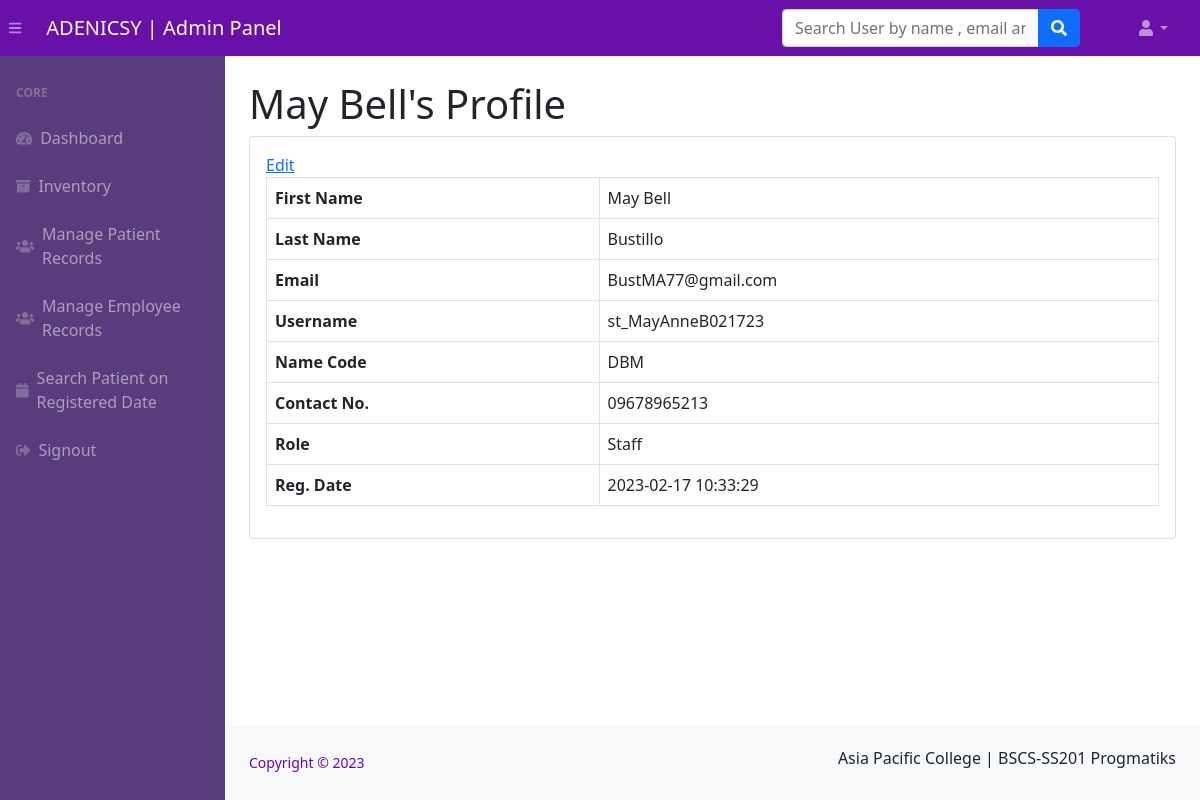
Screenshot of /admin/employee-user-profile.php?uid=3 (signed in) with the database file from the repository.
### tables this page shows
CREATE TABLE `employee` (
  `id` int(11) NOT NULL,
  `fname` varchar(255) NOT NULL,
  `lname` varchar(255) NOT NULL,
  `email` varchar(255) NOT NULL,
  `username` varchar(255) NOT NULL,
  `password` varchar(255) NOT NULL,
  `contactno` varchar(255) DEFAULT NULL,
  `PRC_ID` int(7) DEFAULT NULL,
  `empRole` varchar(255) NOT NULL,
  `namecode` varchar(15) NOT NULL,
  `timeCreated` timestamp NOT NULL DEFAULT current_timestamp()
);

### admin/employee-user-profile.php (the view, shortened to what this page needs)
<?php session_start();
include_once('../includes/config.php');
if (strlen($_SESSION['adminid'] == 0)) {
    header('location:logout.php');
} else {
?>
    <!DOCTYPE html>
    <html lang="en">
    <head>
        <link href="https://cdn.jsdelivr.net/npm/simple-datatables@latest/dist/style.css" rel="stylesheet" />
        <link href="../css/styles.css" rel="stylesheet" />
    </head>
    <body class="sb-nav-fixed">
        <?php include_once('includes/navbar.php'); ?>
        <div id="layoutSidenav">
            <?php include_once('includes/sidebar.php'); ?>
            <div id="layoutSidenav_content">
                <main>
                    <div class="container-fluid px-4">
                        <?php
                        $userid = $_GET['uid'];
                        $query = mysqli_query($con, "select * from employee where id='$userid'");
                        while ($result = mysqli_fetch_array($query)) { ?>
                            <h1 class="mt-4"><?php echo $result['fname']; ?>'s Profile</h1>
                            <div class="card mb-4">
                                <div class="card-body">
                                    <a href="edit-employee-profile.php?uid=<?php echo $result['id']; ?>">Edit</a>
                                    <table class="table table-bordered">
                                        <tr>
                                            <th>First Name</th>
                                            <td><?php echo $result['fname']; ?></td>
                                        </tr>
                                        <tr>
                                            <th>Last Name</th>
                                            <td><?php echo $result['lname']; ?></td>
                                        </tr>
                                        <tr>
                                            <th>Email</th>
                                            <td colspan="3"><?php echo $result['email']; ?></td>
                                        </tr>
                                        <tr>
                                            <th>Username</th>
                                            <td colspan="3"><?php echo $result['username']; ?></td>
                                        </tr>
                                        <tr>
                                            <th>Name Code</th>
                                            <td colspan="3"><?php echo $result['namecode']; ?></td>
                                        </tr>
                                        <tr>
                                            <th>Contact No.</th>
                                            <td colspan="3"><?php echo $result['contactno']; ?></td>
                                        </tr>
                                        <tr>
                                            <th>Role</th>
                                            <td colspan="3"><?php echo $result['empRole']; ?></td>
                                        </tr>
                                        <tr>
                                            <th>Reg. Date</th>
                                            <td colspan="3"><?php echo $result['timeCreated']; ?></td>
                                        </tr>
                                    </table>
                                </div>
                            </div>
                        <?php } ?>
                    </div>
                </main>
                <?php include('../includes/footer.php'); ?>
            </div>
        </div>
    </body>
    </html>
<?php } ?>

### rows the page displays
employee: fname "May Bell", lname "Bustillo", email "BustMA77@gmail.com", username "st_MayAnneB021723", namecode "DBM", contactno "09678965213", empRole "Staff", timeCreated "2023-02-17 10:33:29"
